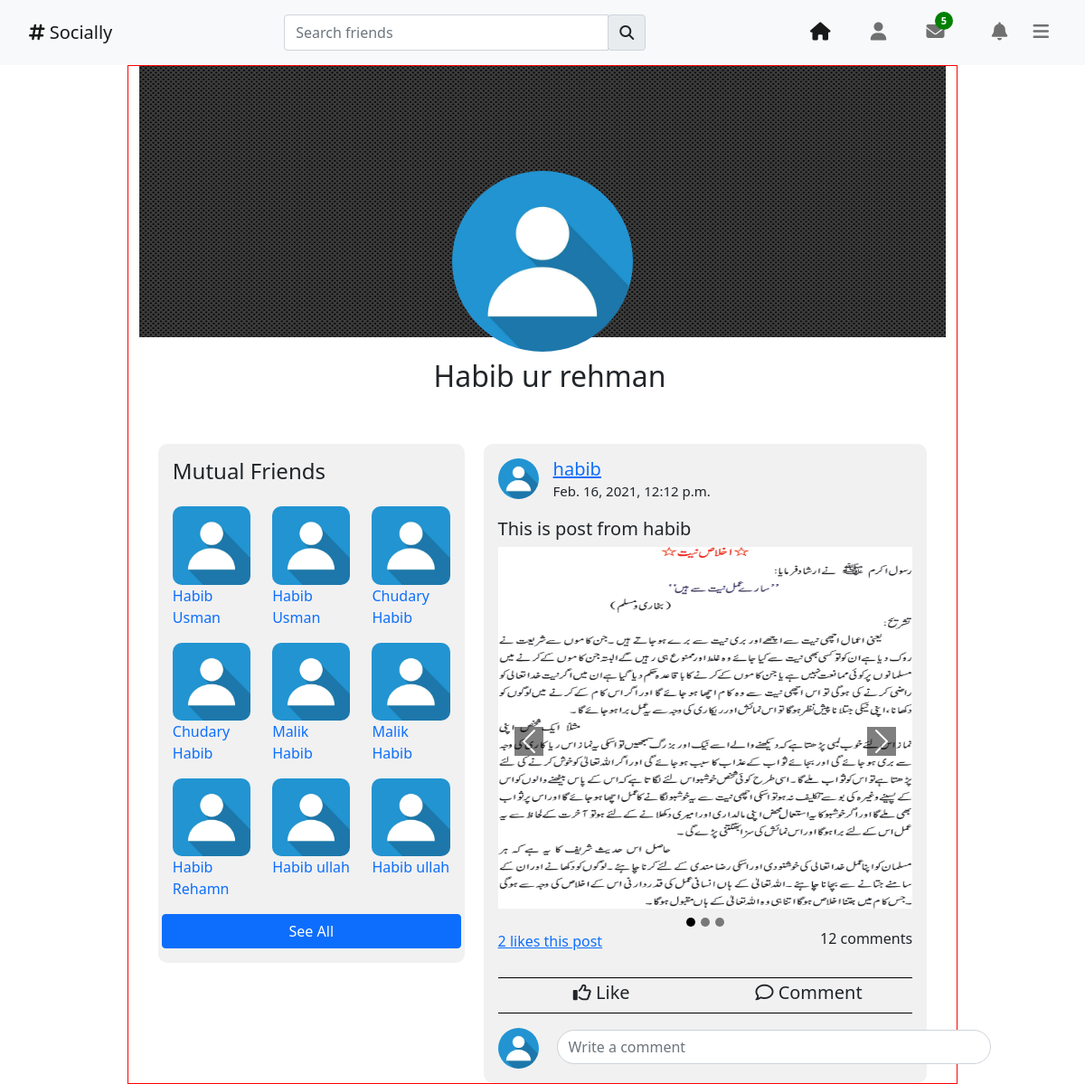
Page /profile/habib (signed in) on the committed database.
### accounts/models.py (models this page shows, shortened)
class User(AbstractUser):
    slug = models.SlugField(unique=True, null=True)
    gender = models.CharField(max_length=50, null=True, choices=[
        ('Male', 'Male'),
        ('Female', 'Female'),
        ('Other', 'Other')
    ])
    about = models.TextField(null=True, blank=True, verbose_name="About")

### profiles/models.py (models this page shows, shortened)
class UserProfile(models.Model):
    user = models.OneToOneField(User, on_delete=models.CASCADE, related_name='user_profile')
    headline = models.TextField(null=True, blank=True)
    profile_image = models.ImageField(upload_to='profile/', default='profile/default_profile.jpg')
    cover_image = models.ImageField(upload_to='cover/', default='cover/default_cover.jpg')
    date_of_birth = models.DateField(null=True, blank=True)
    phone = models.CharField(max_length=15, null=True, blank=True)
    city = models.CharField(max_length=50, null=True, blank=True)
    country = models.CharField(max_length=50, null=True, blank=True)

### posts/models.py (models this page shows, shortened)
class Post(models.Model):
    user = models.ForeignKey(User, on_delete=models.CASCADE)
    title = models.CharField(max_length=500, verbose_name="Post title")
    sub_title = models.CharField(max_length=500, null=True, blank=True, verbose_name="Subtitle")
    content = models.TextField(null=True, blank=True)
    like_num = models.IntegerField(default=0, verbose_name="Number of likes")
    comment_num = models.IntegerField(default=0, verbose_name="Number of comments")
    add_time = models.DateTimeField(auto_now=True, verbose_name="Post add time")

class PostImage(models.Model):
    post = models.ForeignKey(Post, on_delete=models.CASCADE, related_name="post_image")
    image = models.ImageField(upload_to='post_images/')

### profiles/views.py (the view)
# urls.py: path('<slug:slug>', views.UserProfile.as_view(), name="user_profile")
class UserProfile(DetailView):
    model = User
    context_object_name = 'profile'
    template_name = 'home/user_profile.html'
    def get_queryset(self):
        query_set = User.objects.filter(
            slug=self.kwargs.get('slug')
        ).prefetch_related(
            'user_profile', 'user_education'
        )
        return query_set
    def get_context_data(self, **kwargs):
        context = super(UserProfile, self).get_context_data(**kwargs)
        posts = Post.objects.filter(
            user__slug=self.kwargs.get('slug')
        ).prefetch_related(
            'post_like', 'post_comment', 'post_image'
        )
        my_friends = Subquery(Friend.objects.filter(
            user=self.request.user
        ).values('friend__username'))
        mutual_friends = Friend.objects.filter(
            friend__username__in=my_friends
        ).values(
            'friend__first_name', 'friend__last_name', 'friend__last_name','friend__user_profile__profile_image'
        )[:9]
        context['mutual_friends'] = mutual_friends
        context['posts'] = posts
        return context

### templates/home/user_profile.html (shortened to what this page needs)
{% extends 'base/bootstrap_template.html' %}
{% load static %}
{% block css_section %}
    <link rel="stylesheet" href="{% static 'home/css/search_css.css' %}">
    <link rel="stylesheet" href="{% static 'home/css/style.css' %}">
    <link rel="stylesheet" href="{% static 'home/css/navbar_css.css' %}">
    <link rel="stylesheet" href="{% static 'base/base_style.css' %}">
    <link rel="stylesheet" href="{% static 'home/css/profile_style.css' %}">
{% endblock %}
{% block main_body %}
    <div class="application">
    {% include 'home/navbar.html' %}
    <div class="main-section row">
        <div class="container col-lg-7, col-md-9">
            <div class="user-personal-information ">
                <div class="profile-image-section">
                    <div class="cover-image">
                    </div>
                    <div class="profile-image">
                        <img src="{{ profile.user_profile.profile_image.url }}" alt="profile image">
                    </div>
                </div>
                <div class="user-info-section">
                    <div class="username-section">
                        {% if profile.first_name %}
                            <h2>{{ profile.first_name }} {{ profile.last_name }}</h2>
                        {% else %}
                            <h2>{{ profile.username }}</h2>
                        {% endif %}
                    </div>
                </div>
                <div class="profile-main-section">
                    <div class="left-section">
                        <div class="mutual-friends-section">
                            <h4>Mutual Friends</h4>
                            <div class="mutual-friends-display">
                                <div class="row">
                                    {% for mutual_friend in mutual_friends %}
                                        <div class="col-xl-4 col-lg-4 col-sm-6 col-12">
                                            <div class="card mutual-friend-card">
                                                <div class="card-content">
                                                    <img src="/media/{{ mutual_friend.friend__user_profile__profile_image }}"
                                                         class="card-img-top" alt="...">
                                                    {% if mutual_friend.friend__first_name %}
                                                        <a href="#"
                                                           class="mutual-friend-name">{{ mutual_friend.friend__first_name }} {{ mutual_friend.friend__last_name }}</a>
                                                    {% else %}
                                                        <a href="#"
                                                           class="mutual-friend-name">{{ mutual_friend.friend__username }}</a>
                                                    {% endif %}
                                                </div>
                                            </div>
                                        </div>
                                    {% endfor %}
                                    <a href="" class="btn btn-primary see-all-mutual-friends-button"> See All</a>
                                </div>
                            </div>
                        </div>
                    </div>
                    <div class="right-section">
                        <div class="posts-section">
                            {% for post in posts %}
                                <div class="post infinite-item">
                                    <div class="post-info">
                                        <div class="user-image">
                                            <img src="{{ post.user.user_profile.profile_image.url }}" alt="image">
                                        </div>
                                        <div class="info ">
                                            <div class="username">
                                                <a href="{% url 'profile:user_profile' post.user.slug %}">
                                                    <h5>{{ post.user.username }}</h5></a>
                                            </div>
                                            <div class="date-time">
                                                <h5>{{ post.add_time }}</h5>
                                            </div>
                                        </div>
                                    </div>
                                    <div class="post-title">
                                        <h5>{{ post.title }}</h5>
                                    </div>
                                    <div class="post-content">
                                        <div class="post-image">
                                            {% if post.post_image %}
                                                {% if post.post_image.count == 1 %}
                                                    <img class="d-block w-100 post-image"
                                                         src="{{ post.post_image.first.image.url }}"
                                                         alt="image">
                                                {% else %}
                                                    <div id="myCarousel" class="carousel slide" data-ride="carousel">
                                                        <div class="carousel-inner">
                                                            {% for img in post.post_image.all %}
                                                                {% if forloop.counter == 1 %}
                                                                    <div class="carousel-item active">
                                                                        <img class="d-block w-100 post-image"
                                                                             src="{{ img.image.url }}"
                                                                             alt="image">
                                                                    </div>
                                                                {% else %}
                                                                    <div class="carousel-item ">
                                                                        <img class="d-block w-100 post-image"
                                                                             src="{{ img.image.url }}"
                                                                             alt="image">
                                                                    </div>
                                                                {% endif %}
                                                            {% endfor %}
                                                        </div>
                                                        <a class="carousel-control-prev " href="#myCarousel"
                                                           role="button" data-slide="prev">
                                                <span class="carousel-control-prev-icon carousel-movers"
                                                      aria-hidden="true"></span>
                                                        </a>
                                                        <a class="carousel-control-next" href="#myCarousel"
                                                           role="button" data-slide="next">
                                                <span class="carousel-control-next-icon carousel-movers"
                                                      aria-hidden="true"></span>
                                                        </a>
                                                        <ol class="carousel-indicators">
                                                            {% for img in post.post_image.all %}
                                                                {% if forloop.counter == 1 %}
                                                                    <li data-target="#myCarousel" data-slide-to="1"
                                                                        class="active"></li>
                                                                {% else %}
                                                                    <li data-target="#myCarousel"
                                                                        data-slide-to={{ forloop.counter }}></li>
                                                                {% endif %}
                                                            {% endfor %}
                                                        </ol>
                                                    </div>
                                                {% endif %}
                                            {% endif %}
                                        </div>
                                    </div>
                                    <div class="post-stats">
                                        <div class="stats-display">
                                            <a href="" class="like-number-display" id="like-number-{{ post.id }}"
                                               data-toggle="modal"
                                               data-target="#likesModel">{{ post.like_num }} likes this post</a>
                                            <h5 class="display-comments" id="comment-{{ post.id }}"
                                                data-url="{% url 'posts:more_comments' %}">{{ post.comment_num }}
                                                comments</h5>
                                        </div>
                                        <div class="stats-option">
                                            <div class="like-option">
                                                <h5 id="like-{{ post.id }}" class="like-buttons"><i
                                                        class="far fa-thumbs-up"></i>
                                                    <span>Like</span>
                                                </h5>
                                            </div>
                                            <div class="comment-option">
                                                <h5 class="display-comments"><i class="far fa-comment"></i>
                                                    <span>Comment</span>
                                                </h5>
                                            </div>
                                        </div>
                                    </div>
                                    <div class="post-comments">
                                        <div class="post-new-comment">
                                            <div class="user-image">
                                                <img src="{{ user.user_profile.profile_image.url }}" alt="image">
                                            </div>
                                            <form method="post" data-url="{% url 'posts:post_new_comment' %}"
                                                  class="comment-form"
                                                  id="{{ post.id }}">
                                                <div class="input-field comment-input-field">
                                                    <div class="input-group">
                                                        <input type="text" name="comment"
                                                               class="form-control new-comment-input"
                                                               placeholder="Write a comment">
                                                    </div>
                                                </div>
                                            </form>
                                        </div>
                                    </div>
                                </div>
                            {% endfor %}
                        </div>
                    </div>
                </div>
            </div>
        </div>
    </div>
{% endblock %}

### rows in the picture
User: user_profile.profile_image (placeholder picture), first_name "Habib", last_name "ur rehman", shows a picture, friend__first_name "Habib", friend__last_name "Usman", friend__first_name "Chudary", friend__last_name "Habib", friend__first_name "Malik", friend__last_name "Rehamn", friend__last_name "ullah"
Post: user.user_profile.profile_image (placeholder picture), user.username "habib", add_time "Feb. 16, 2021, 12:12 p.m.", title "This is post from habib", like_num "2", comment_num "12", user_profile.profile_image (placeholder picture)
PostImage: image (picture)
